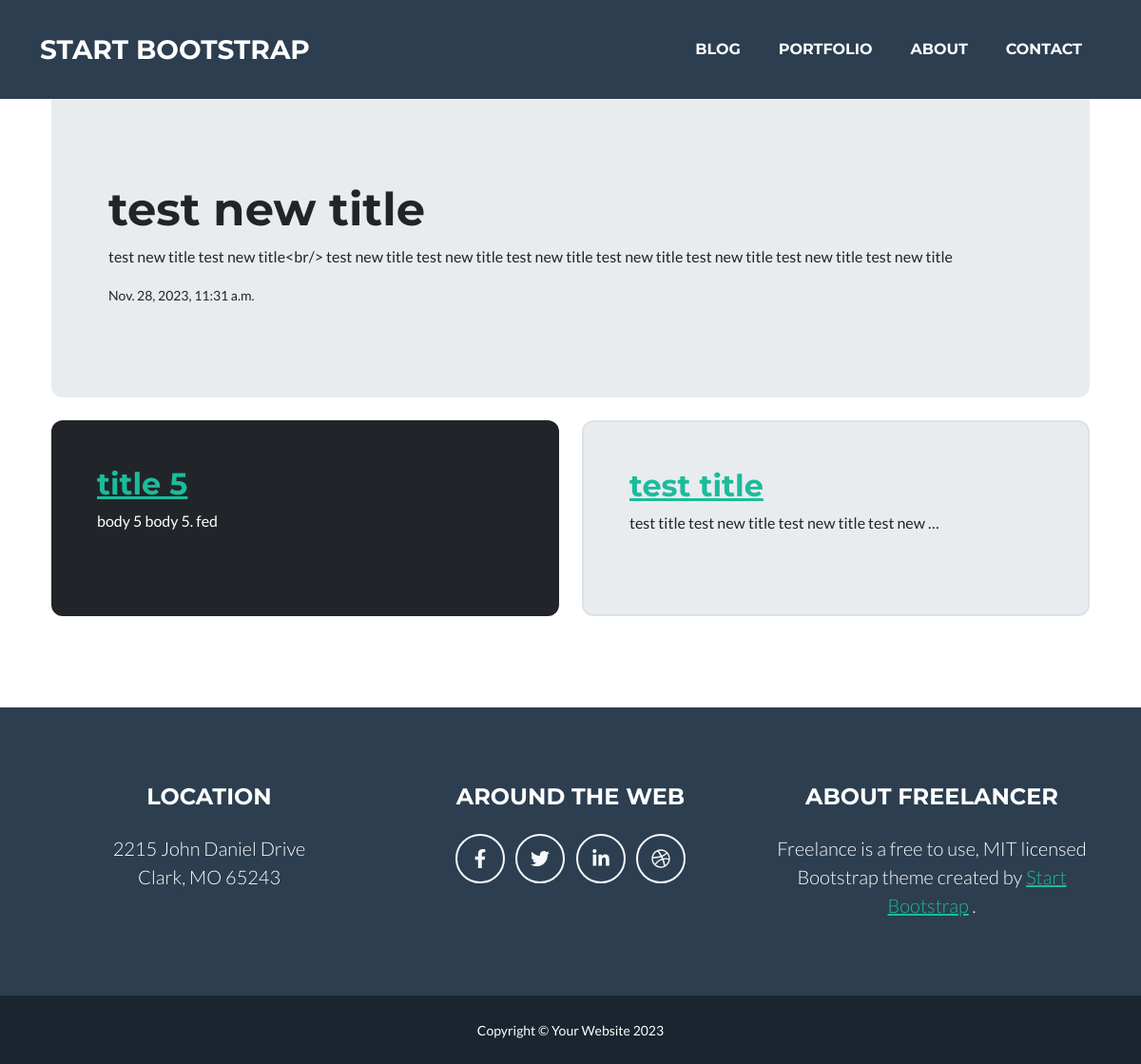
The page /blog/21/ on the database its author committed.
### post/models.py (models this page shows)
class Post(models.Model):
    title = models.CharField(max_length=200)
    body = models.TextField()
    created = models.DateTimeField(default=datetime.now(),)

### post/views.py (the view)
# urls.py: path('<int:post_id>/', views.post_page, name="post"),
def post_page(request, post_id):
    data_l = Post.objects.filter(id__lt=post_id).last()
    if not data_l:
        data_l = Post.objects.filter(id__lte=post_id).last()
    data_g = Post.objects.filter(id__gt=post_id).first()
    if not data_g:
        data_g = Post.objects.filter(id__gte=post_id).first()
    data = Post.objects.get(id=post_id)
    return render(request, 'post/post.html', {'post': data, 'post_l': data_l, 'post_g': data_g})

### post/templates/post/post.html (shortened to what this page needs)
{% extends 'index.html' %}
{% block content %}
<main>
  <div class="container py-6">
    <div class="p-5 mb-4 bg-body-tertiary rounded-3 jumbotron">
      <div class="container-fluid py-5">
        <h1 class="display-5 fw-bold">{{ post.title }}</h1>
        <p class="">{{ post.body }}</p>
        <small>{{ post.created }}</small>
      </div>
    </div>
    <div class="row align-items-md-stretch">
      <div class="col-md-6">
        <div class="h-100 p-5 text-bg-dark rounded-3">
          <h2><a href="{% url 'post' post_l.id %}">{{ post_l.title }}</a></h2>
          <p>{{ post_l.body|truncatewords:10 }}</p>
        </div>
      </div>
      <div class="col-md-6">
        <div class="h-100 p-5 bg-body-tertiary border rounded-3 jumbotron">
          <h2><a href="{% url 'post' post_g.id %}">{{ post_g.title }}</a></h2>
          <p>{{ post_g.body|truncatewords:10 }}</p>
        </div>
      </div>
    </div>
  </div>
</main>
{% endblock %}

### templates/index.html (style rules this page uses)
.jumbotron { padding: 20px; margin-bottom:20px; background-color: #e9ecef; }

### rows shown on the page
Post: title "test new title", body "test new title test new title<br/> test new title test new title test new title test new title test new title test new title test new title", created "Nov. 28, 2023, 11:31 a.m."
Post: title "title 5", body "body 5 body 5. fed"
Post: title "test title", body "test title test new title test new title test new …"
